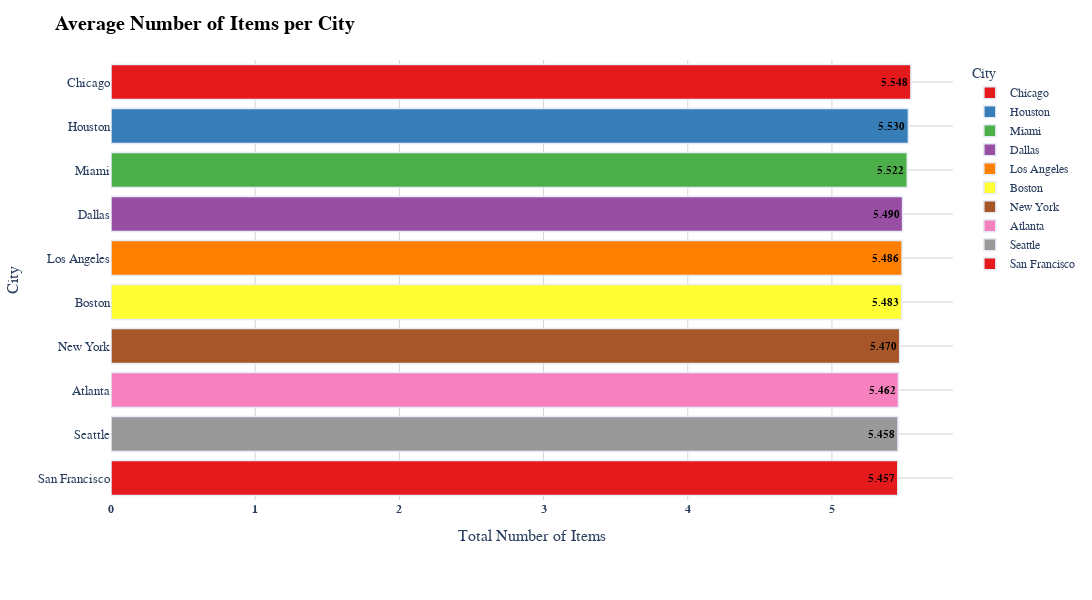

The notebook cell saved with this chart:
### Code cell
fig = px.bar(
    avg_items_per_city,
    x="Total_Items",
    y="City",
    orientation='h',  # Horizontal bar chart
    title='<b>Average Number of Items per City</b>',
    color='City',  # Different color for each city
    color_discrete_sequence=px.colors.qualitative.Set1  # Professional color palette
)

# Update layout to match the exact theme
fig.update_layout(
    title_font=dict(size=20, family='Arial', color='black'),
    font=dict(size=13, family='Arial'),
    height=600,
    width=1300,
    plot_bgcolor='white',
    margin=dict(t=60, b=100, l=50, r=50),  # Adjusted margins for better spacing
    showlegend=True,
    legend=dict(
        title='City',
        font=dict(size=12, family='Arial')
    ),
    xaxis=dict(
        title='Total Number of Items',
        tickfont=dict(size=12, family='Arial', weight='bold'),
        showgrid=True,
        gridcolor='lightgray',
    ),
    yaxis=dict(
        title='City',
        showgrid=True,
        gridcolor='lightgray',
    )
)

# Ensure the values are displayed outside the bars
fig.update_traces(
    texttemplate='%{x:.3f}',  # Show the actual number of items
    textposition='inside',  # Place text outside bars for visibility
    marker_line_width=1.5,  # Add borders around the bars for definition
    textfont=dict(size=11, color='black', family='Arial', weight='bold')
)

# Show the plot
fig.show()

### Figure 1 — Plotly figure (JSON) as saved in the notebook; plotly's stock layout.template omitted (floating-point values rounded to 4 significant figures)
{"data": [{"alignmentgroup": "True", "hovertemplate": "City=%{y}<br>Total_Items=%{x}<extra></extra>", "legendgroup": "Chicago", "marker": {"color": "rgb(228,26,28)", "line": {"width": 1.5}, "pattern": {"shape": ""}}, "name": "Chicago", "offsetgroup": "Chicago", "orientation": "h", "showlegend": true, "textfont": {"color": "black", "family": "Arial", "size": 11, "weight": "bold"}, "textposition": "inside", "texttemplate": "%{x:.3f}", "type": "bar", "x": [5.548], "xaxis": "x", "y": ["Chicago"], "yaxis": "y"}, {"alignmentgroup": "True", "hovertemplate": "City=%{y}<br>Total_Items=%{x}<extra></extra>", "legendgroup": "Houston", "marker": {"color": "rgb(55,126,184)", "line": {"width": 1.5}, "pattern": {"shape": ""}}, "name": "Houston", "offsetgroup": "Houston", "orientation": "h", "showlegend": true, "textfont": {"color": "black", "family": "Arial", "size": 11, "weight": "bold"}, "textposition": "inside", "texttemplate": "%{x:.3f}", "type": "bar", "x": [5.53], "xaxis": "x", "y": ["Houston"], "yaxis": "y"}, {"alignmentgroup": "True", "hovertemplate": "City=%{y}<br>Total_Items=%{x}<extra></extra>", "legendgroup": "Miami", "marker": {"color": "rgb(77,175,74)", "line": {"width": 1.5}, "pattern": {"shape": ""}}, "name": "Miami", "offsetgroup": "Miami", "orientation": "h", "showlegend": true, "textfont": {"color": "black", "family": "Arial", "size": 11, "weight": "bold"}, "textposition": "inside", "texttemplate": "%{x:.3f}", "type": "bar", "x": [5.522], "xaxis": "x", "y": ["Miami"], "yaxis": "y"}, {"alignmentgroup": "True", "hovertemplate": "City=%{y}<br>Total_Items=%{x}<extra></extra>", "legendgroup": "Dallas", "marker": {"color": "rgb(152,78,163)", "line": {"width": 1.5}, "pattern": {"shape": ""}}, "name": "Dallas", "offsetgroup": "Dallas", "orientation": "h", "showlegend": true, "textfont": {"color": "black", "family": "Arial", "size": 11, "weight": "bold"}, "textposition": "inside", "texttemplate": "%{x:.3f}", "type": "bar", "x": [5.49], "xaxis": "x", "y": ["Dallas"], "yaxis": "y"}, {"alignmentgroup": "True", "hovertemplate": "City=%{y}<br>Total_Items=%{x}<extra></extra>", "legendgroup": "Los Angeles", "marker": {"color": "rgb(255,127,0)", "line": {"width": 1.5}, "pattern": {"shape": ""}}, "name": "Los Angeles", "offsetgroup": "Los Angeles", "orientation": "h", "showlegend": true, "textfont": {"color": "black", "family": "Arial", "size": 11, "weight": "bold"}, "textposition": "inside", "texttemplate": "%{x:.3f}", "type": "bar", "x": [5.486], "xaxis": "x", "y": ["Los Angeles"], "yaxis": "y"}, {"alignmentgroup": "True", "hovertemplate": "City=%{y}<br>Total_Items=%{x}<extra></extra>", "legendgroup": "Boston", "marker": {"color": "rgb(255,255,51)", "line": {"width": 1.5}, "pattern": {"shape": ""}}, "name": "Boston", "offsetgroup": "Boston", "orientation": "h", "showlegend": true, "textfont": {"color": "black", "family": "Arial", "size": 11, "weight": "bold"}, "textposition": "inside", "texttemplate": "%{x:.3f}", "type": "bar", "x": [5.483], "xaxis": "x", "y": ["Boston"], "yaxis": "y"}, {"alignmentgroup": "True", "hovertemplate": "City=%{y}<br>Total_Items=%{x}<extra></extra>", "legendgroup": "New York", "marker": {"color": "rgb(166,86,40)", "line": {"width": 1.5}, "pattern": {"shape": ""}}, "name": "New York", "offsetgroup": "New York", "orientation": "h", "showlegend": true, "textfont": {"color": "black", "family": "Arial", "size": 11, "weight": "bold"}, "textposition": "inside", "texttemplate": "%{x:.3f}", "type": "bar", "x": [5.47], "xaxis": "x", "y": ["New York"], "yaxis": "y"}, {"alignmentgroup": "True", "hovertemplate": "City=%{y}<br>Total_Items=%{x}<extra></extra>", "legendgroup": "Atlanta", "marker": {"color": "rgb(247,129,191)", "line": {"width": 1.5}, "pattern": {"shape": ""}}, "name": "Atlanta", "offsetgroup": "Atlanta", "orientation": "h", "showlegend": true, "textfont": {"color": "black", "family": "Arial", "size": 11, "weight": "bold"}, "textposition": "inside", "texttemplate": "%{x:.3f}", "type": "bar", "x": [5.462], "xaxis": "x", "y": ["Atlanta"], "yaxis": "y"}, {"alignmentgroup": "True", "hovertemplate": "City=%{y}<br>Total_Items=%{x}<extra></extra>", "legendgroup": "Seattle", "marker": {"color": "rgb(153,153,153)", "line": {"width": 1.5}, "pattern": {"shape": ""}}, "name": "Seattle", "offsetgroup": "Seattle", "orientation": "h", "showlegend": true, "textfont": {"color": "black", "family": "Arial", "size": 11, "weight": "bold"}, "textposition": "inside", "texttemplate": "%{x:.3f}", "type": "bar", "x": [5.458], "xaxis": "x", "y": ["Seattle"], "yaxis": "y"}, {"alignmentgroup": "True", "hovertemplate": "City=%{y}<br>Total_Items=%{x}<extra></extra>", "legendgroup": "San Francisco", "marker": {"color": "rgb(228,26,28)", "line": {"width": 1.5}, "pattern": {"shape": ""}}, "name": "San Francisco", "offsetgroup": "San Francisco", "orientation": "h", "showlegend": true, "textfont": {"color": "black", "family": "Arial", "size": 11, "weight": "bold"}, "textposition": "inside", "texttemplate": "%{x:.3f}", "type": "bar", "x": [5.457], "xaxis": "x", "y": ["San Francisco"], "yaxis": "y"}], "layout": {"barmode": "relative", "font": {"family": "Arial", "size": 13}, "height": 600, "legend": {"font": {"family": "Arial", "size": 12}, "title": {"text": "City"}, "tracegroupgap": 0}, "margin": {"b": 100, "l": 50, "r": 50, "t": 60}, "plot_bgcolor": "white", "showlegend": true, "title": {"font": {"color": "black", "family": "Arial", "size": 20}, "text": "<b>Average Number of Items per City</b>"}, "width": 1300, "xaxis": {"anchor": "y", "domain": [0, 1], "gridcolor": "lightgray", "showgrid": true, "tickfont": {"family": "Arial", "size": 12, "weight": "bold"}, "title": {"text": "Total Number of Items"}}, "yaxis": {"anchor": "x", "categoryarray": ["San Francisco", "Seattle", "Atlanta", "New York", "Boston", "Los Angeles", "Dallas", "Miami", "Houston", "Chicago"], "categoryorder": "array", "domain": [0, 1], "gridcolor": "lightgray", "showgrid": true, "title": {"text": "City"}}}}
